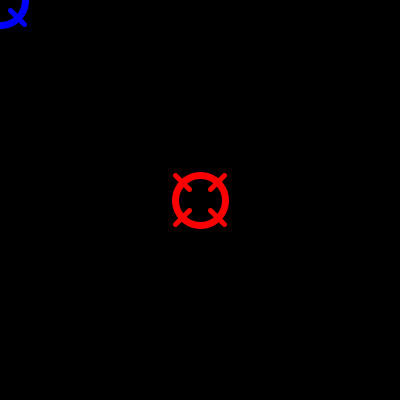
Frame 1 (no input)
Frame 60 (the mouse pressed at the canvas centre just before this capture): identical to frame 1, image omitted
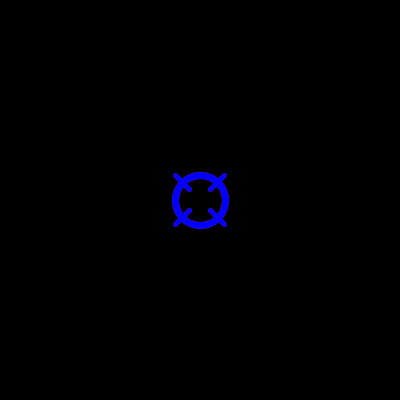
Frame 120 (the mouse held since frame 60 and released just before this capture)

The Processing sketch that drew these frames (run headless with seeded random() and noise(); from frame 60 on, the mouse is pressed at the canvas centre):

// Processing sketch: processing_135173
// ── processing_135173.pde

float x, y;
float d;
color rosso = color(255, 0, 0);
color blu   = color(0, 0, 255);


// ///////////////////////////////////////////////////////////// SETUP
void setup() {
  size(400, 400);
  frameRate(30);
  smooth();
  d = 0.0;
  
}



// ////////////////////////////////////////////////////////////// DRAW
void draw() {
  background(d);
  disegnaMirino(rosso, width/2, height/2);
  disegnaMirino(blu, mouseX, mouseY);

  
}

// ///////////////////////////////////////////////////////////////////
void mouseMoved() {
  x = limitaCoordinata(mouseX);
  y = limitaCoordinata(mouseY);
  d = valutaDistanza(width/2, height/2, mouseX, mouseY);
  //println(x + " - " + y + " - " + d);
}


// /////////////////////////////////////////////////// FUNZIONI CUSTOM
float limitaCoordinata(float a) {
  if (a > width) 
    a = width;
  else if (a < 0)
    a = 0;
  return a;
} 


float valutaDistanza(int x1, int y1, int x2, int y2) {
  float dist = sqrt(( x2 - x1)*(x2 - x1) + (y2- y1)*(y2 - y1) );
  return mappaDistanza(dist);
}


float mappaDistanza(float d) {
  return map(d, 0, 283, 0, 255);
}

void disegnaMirino(color c, float pointX, float pointY) {
  
  pushMatrix();
  translate(pointX, pointY);
  
  strokeWeight(7);
  stroke(c);
  noFill();
  ellipse(0, 0, 50, 50);
  
  pushMatrix();
  rotate(radians(45));
  strokeWeight(5);
  line(0, 15, 0, 35);
  line(0, -15, 0, -35);
  line(15, 0, 35, 0);
  line(-15, 0, -35, 0);
  popMatrix();
  popMatrix();
}
